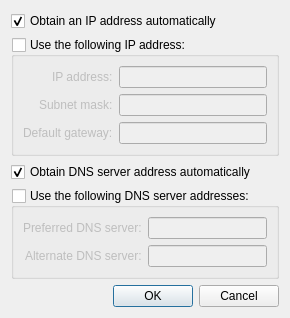
<?xml version="1.0" encoding="UTF-8"?>
<ui version="4.0">
 <class>Ipv4ConfigurationDialog</class>
 <widget class="QDialog" name="Ipv4ConfigurationDialog">
  <property name="geometry">
   <rect>
    <x>0</x>
    <y>0</y>
    <width>265</width>
    <height>283</height>
   </rect>
  </property>
  <property name="windowTitle">
   <string notr="true">Advanced</string>
  </property>
  <layout class="QVBoxLayout" name="verticalLayout">
   <item>
    <widget class="QCheckBox" name="autoIpAddress">
     <property name="text">
      <string>Obtain an IP address automatically</string>
     </property>
     <property name="checked">
      <bool>true</bool>
     </property>
     <property name="tristate">
      <bool>false</bool>
     </property>
    </widget>
   </item>
   <item>
    <widget class="QGroupBox" name="manualIpAddress">
     <property name="sizePolicy">
      <sizepolicy hsizetype="Preferred" vsizetype="Maximum">
       <horstretch>0</horstretch>
       <verstretch>0</verstretch>
      </sizepolicy>
     </property>
     <property name="title">
      <string>Use the following IP address:</string>
     </property>
     <property name="checkable">
      <bool>true</bool>
     </property>
     <property name="checked">
      <bool>false</bool>
     </property>
     <layout class="QFormLayout" name="formLayout">
      <property name="fieldGrowthPolicy">
       <enum>QFormLayout::AllNonFixedFieldsGrow</enum>
      </property>
      <property name="labelAlignment">
       <set>Qt::AlignRight|Qt::AlignTrailing|Qt::AlignVCenter</set>
      </property>
      <property name="formAlignment">
       <set>Qt::AlignHCenter|Qt::AlignTop</set>
      </property>
      <item row="0" column="0">
       <widget class="QLabel" name="label">
        <property name="text">
         <string>IP address:</string>
        </property>
       </widget>
      </item>
      <item row="0" column="1">
       <widget class="QLineEdit" name="ipAddress">
        <property name="maximumSize">
         <size>
          <width>160</width>
          <height>16777215</height>
         </size>
        </property>
       </widget>
      </item>
      <item row="1" column="0">
       <widget class="QLabel" name="label_2">
        <property name="text">
         <string>Subnet mask:</string>
        </property>
       </widget>
      </item>
      <item row="1" column="1">
       <widget class="QLineEdit" name="subnetMask">
        <property name="maximumSize">
         <size>
          <width>160</width>
          <height>16777215</height>
         </size>
        </property>
       </widget>
      </item>
      <item row="2" column="0">
       <widget class="QLabel" name="label_3">
        <property name="text">
         <string>Default gateway:</string>
        </property>
       </widget>
      </item>
      <item row="2" column="1">
       <widget class="QLineEdit" name="gateway">
        <property name="maximumSize">
         <size>
          <width>160</width>
          <height>16777215</height>
         </size>
        </property>
       </widget>
      </item>
     </layout>
    </widget>
   </item>
   <item>
    <widget class="QCheckBox" name="autoDns">
     <property name="text">
      <string>Obtain DNS server address automatically</string>
     </property>
     <property name="checked">
      <bool>true</bool>
     </property>
    </widget>
   </item>
   <item>
    <widget class="QGroupBox" name="manualDns">
     <property name="sizePolicy">
      <sizepolicy hsizetype="Preferred" vsizetype="Maximum">
       <horstretch>0</horstretch>
       <verstretch>0</verstretch>
      </sizepolicy>
     </property>
     <property name="title">
      <string>Use the following DNS server addresses:</string>
     </property>
     <property name="flat">
      <bool>false</bool>
     </property>
     <property name="checkable">
      <bool>true</bool>
     </property>
     <property name="checked">
      <bool>false</bool>
     </property>
     <layout class="QFormLayout" name="formLayout_2">
      <property name="labelAlignment">
       <set>Qt::AlignRight|Qt::AlignTrailing|Qt::AlignVCenter</set>
      </property>
      <property name="formAlignment">
       <set>Qt::AlignHCenter|Qt::AlignTop</set>
      </property>
      <item row="0" column="0">
       <widget class="QLabel" name="label_5">
        <property name="text">
         <string>Preferred DNS server:</string>
        </property>
       </widget>
      </item>
      <item row="0" column="1">
       <widget class="QLineEdit" name="preferredDns">
        <property name="maximumSize">
         <size>
          <width>160</width>
          <height>16777215</height>
         </size>
        </property>
       </widget>
      </item>
      <item row="1" column="0">
       <widget class="QLabel" name="label_6">
        <property name="text">
         <string>Alternate DNS server:</string>
        </property>
       </widget>
      </item>
      <item row="1" column="1">
       <widget class="QLineEdit" name="alternateDns">
        <property name="maximumSize">
         <size>
          <width>160</width>
          <height>16777215</height>
         </size>
        </property>
       </widget>
      </item>
     </layout>
    </widget>
   </item>
   <item>
    <widget class="QDialogButtonBox" name="buttonBox">
     <property name="standardButtons">
      <set>QDialogButtonBox::Cancel|QDialogButtonBox::Ok</set>
     </property>
    </widget>
   </item>
  </layout>
 </widget>
 <resources/>
 <connections>
  <connection>
   <sender>buttonBox</sender>
   <signal>accepted()</signal>
   <receiver>Ipv4ConfigurationDialog</receiver>
   <slot>accept()</slot>
   <hints>
    <hint type="sourcelabel">
     <x>142</x>
     <y>263</y>
    </hint>
    <hint type="destinationlabel">
     <x>83</x>
     <y>284</y>
    </hint>
   </hints>
  </connection>
  <connection>
   <sender>buttonBox</sender>
   <signal>rejected()</signal>
   <receiver>Ipv4ConfigurationDialog</receiver>
   <slot>reject()</slot>
   <hints>
    <hint type="sourcelabel">
     <x>223</x>
     <y>265</y>
    </hint>
    <hint type="destinationlabel">
     <x>245</x>
     <y>283</y>
    </hint>
   </hints>
  </connection>
 </connections>
</ui>
